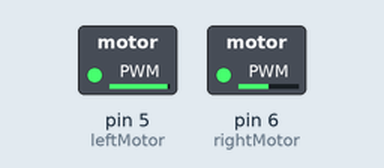
The sketch below on a simulated Arduino Uno, built with avr-gcc and run on an emulated ATmega328P. On the bench: switched loads named in the sketch (green lamp = pin HIGH). What the sketch prints to the serial monitor is not drawn.

Above: at 0.05 s.
At 4.0 s:
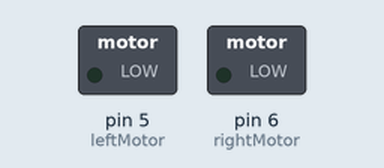
Timing chart, 0 to 5.2 s (numbered marks = the images above):
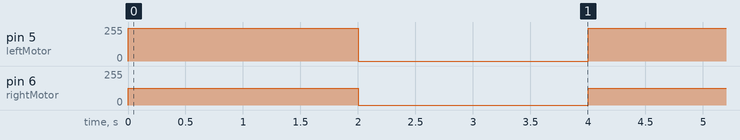

Measured:
- by itself, pin 5 (leftMotor): alternates 245/255 for 2.0 s and 0/255 for 2.0 s
- by itself, pin 6 (rightMotor): alternates 127/255 for 2.0 s and 0/255 for 2.0 s

The sketch:

MotorSpeed.ino
```cpp
/*
 *Motors Test and Calibration
 *
 * quick Test for Ultradar Bot drive motors
 * Written by Sudhu Tewari, 2018
 *
 */


int leftMotor = 5;
int rightMotor = 6;

void setup() {
  Serial.begin(9600);
  pinMode(leftMotor,OUTPUT);
  pinMode(rightMotor,OUTPUT);
}

void loop() {
  Serial.println(leftMotor);
  analogWrite(leftMotor, 245);
  //analogWrite(leftMotor, 127);
  analogWrite(rightMotor, 127);
  delay(2000);
  analogWrite(rightMotor, 0);
  analogWrite(leftMotor, 0);
  delay(2000);
}
```
